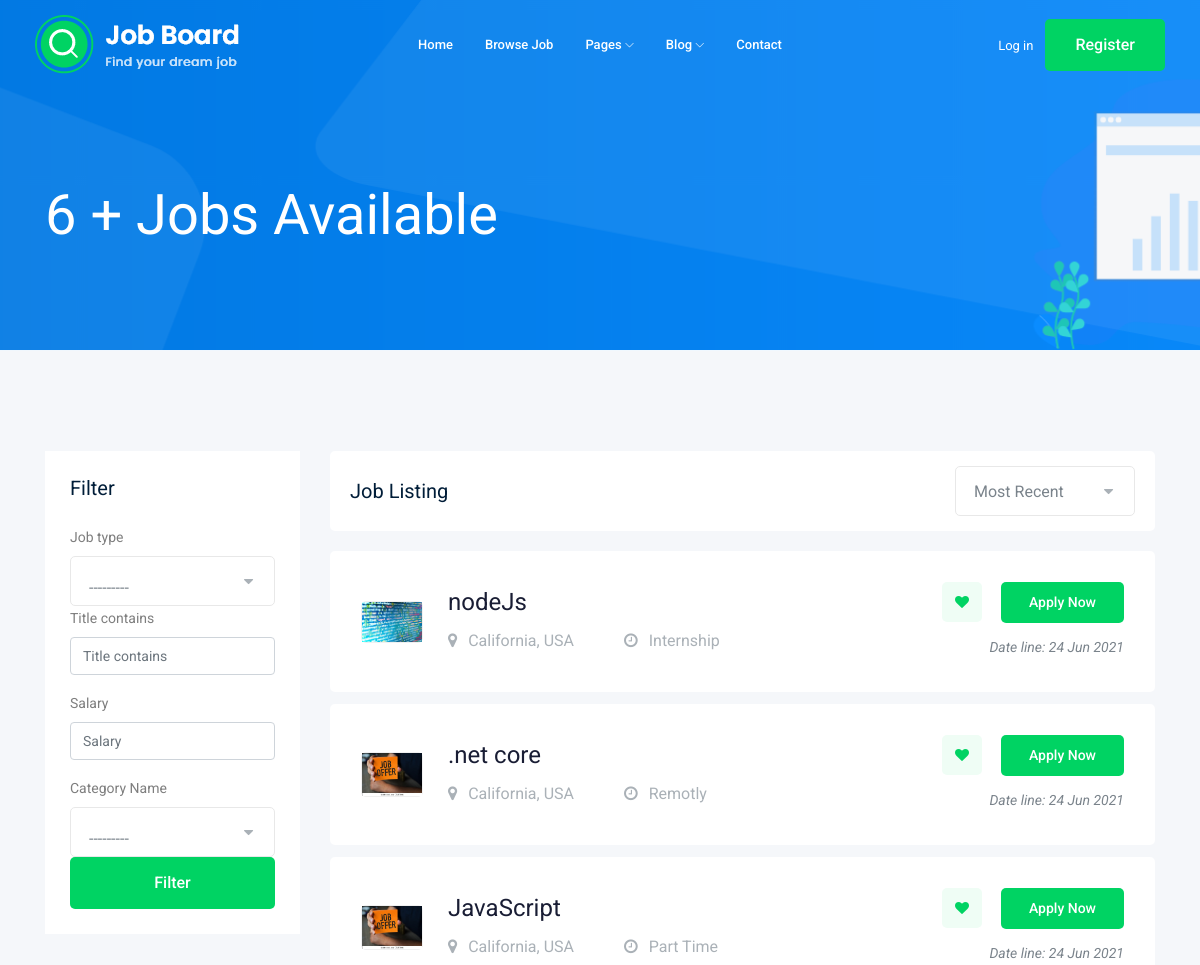
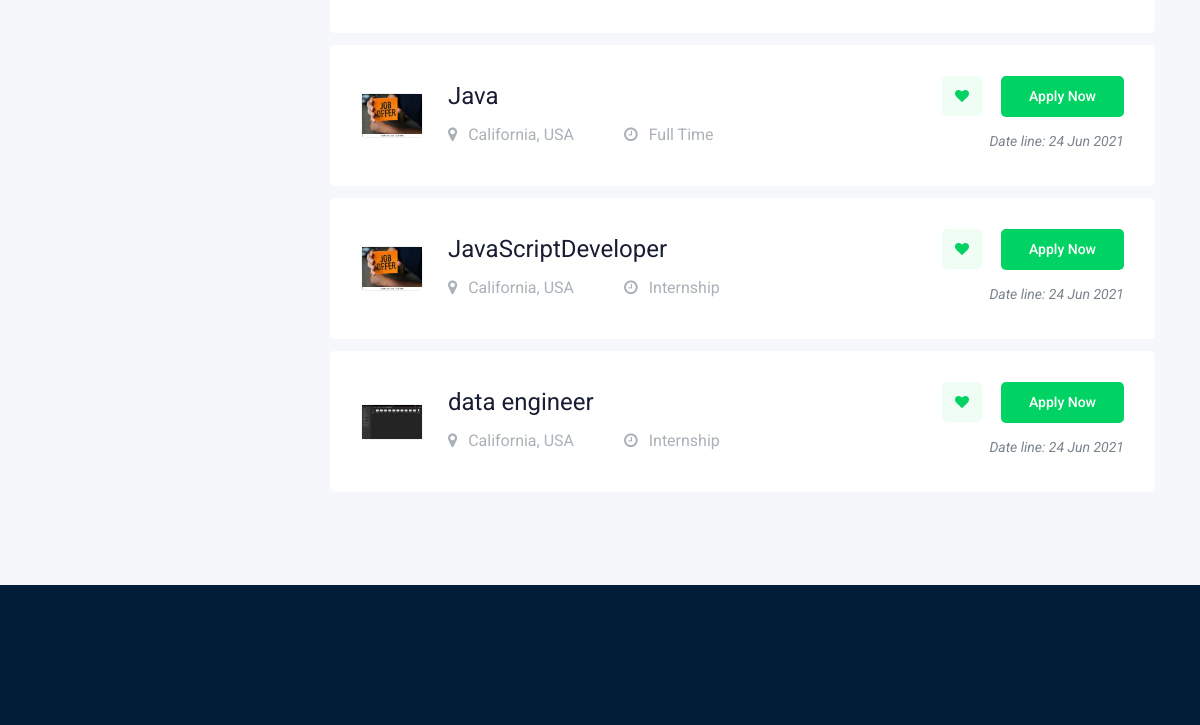
The app's page /jobs/ (upper part), older data (2 pictures, top to bottom).
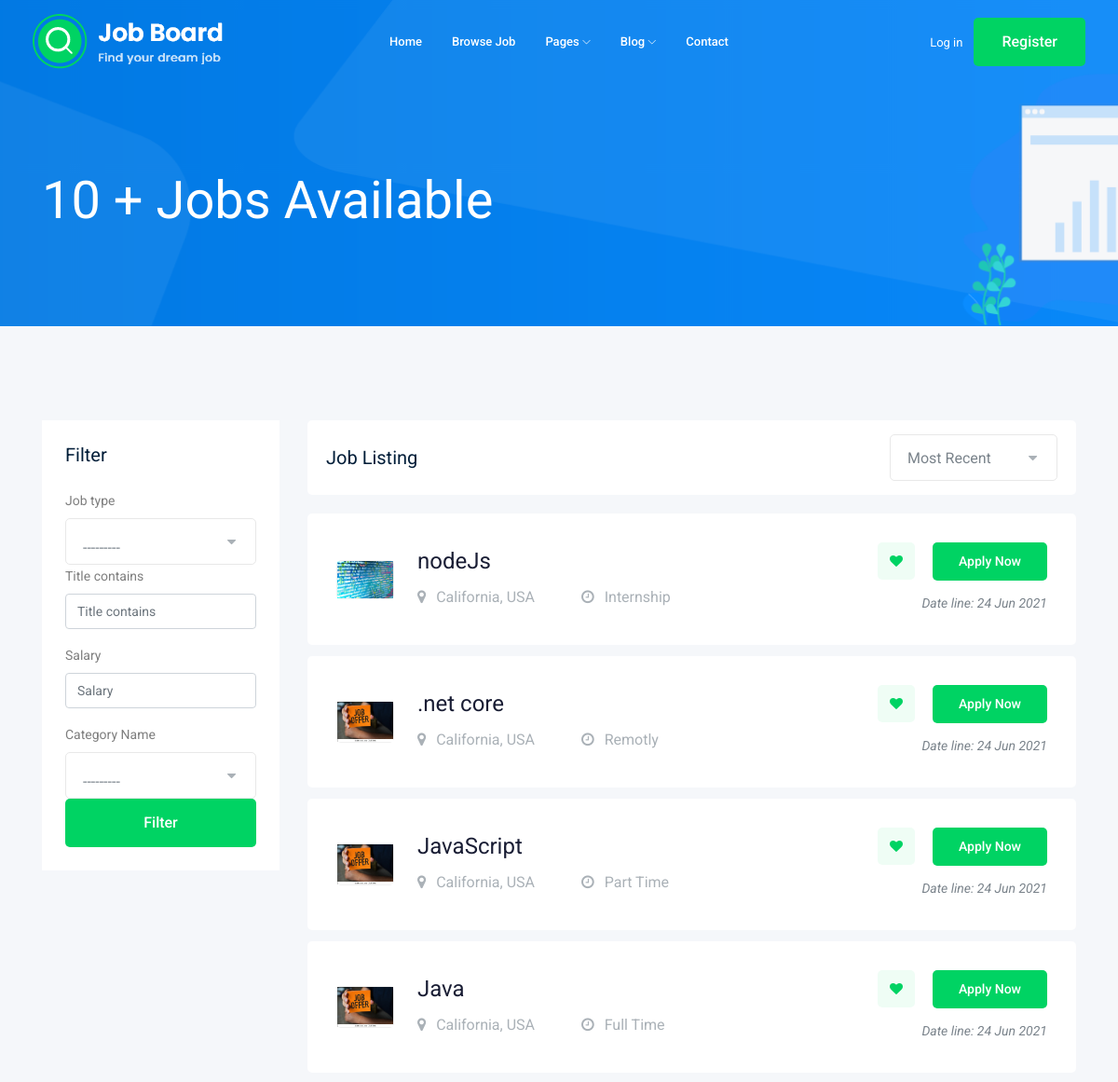
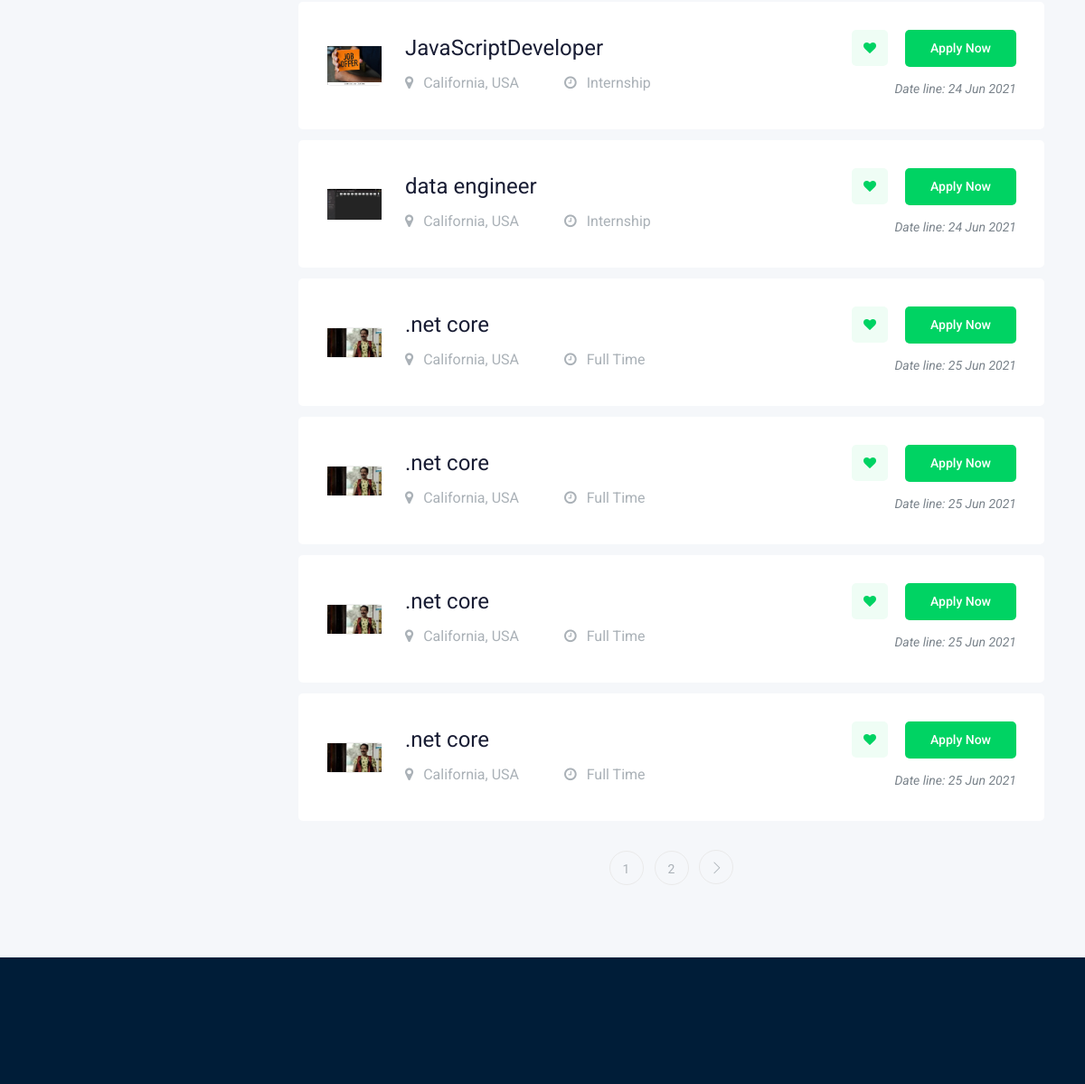
The same page, newer data (2 pictures, top to bottom).
### job/models.py (models this page shows, shortened)
class Job(models.Model):
	employer = models.ForeignKey(User,  on_delete=models.CASCADE)
	title = models.CharField(max_length=50)
	job_type = models.CharField(max_length=50,choices = jobType)
	Description = models.TextField(max_length = 1000)
	publishedAt = models.DateTimeField(auto_now=True)
	Vacancy = models.IntegerField(default=1)
	salary = models.IntegerField(default=0)
	exp = models.IntegerField(default=1)
	cat = models.ForeignKey(Category,verbose_name = "Category Name", on_delete=models.CASCADE)
	image = models.ImageField(upload_to="media/jobs/", default='media/default/job-offer-on-orange-note-260nw-752376046.jpg')
	slug = models.SlugField(blank=True,null=True)

### job/views.py (the view)
# urls.py: path('', views.jobList,name="jobList"),
def jobList(request):
        jobs = Job.objects.all()
        myfilter = jobFilter(request.GET,queryset=jobs)
        jobs = myfilter.qs
        paginator = Paginator(jobs,10)
        pNum = request.GET.get("page")
        pObjs = paginator.get_page(pNum)
        return render(request,'job/allJobs.html', {'jobs':pObjs,'filter':myfilter})

### job/models.py (called while the page is built)
    def __str__(self):
	    return self.name

### job/templates/job/allJobs.html (shortened to what the changed rows need)
{% extends 'base.html' %}
{% load bootstrap4 %}
{% block headerElse %}
    <div class="bradcam_area bradcam_bg_1">
        <div class="container">
            <div class="row">
                <div class="col-xl-12">
                    <div class="bradcam_text">
                        <h3>
                            {{jobs|length}} + Jobs Available
                        </h3>
                    </div>
                </div>
            </div>
        </div>
    </div>
{% endblock headerElse %}
{% block body %}
    <div class="job_listing_area plus_padding">
        <div class="container">
            <div class="row">
                <div class="col-lg-9">
                    <div class="job_lists m-0">
                        <div class="row">
                        {% for job in jobs %}
                            <div class="col-lg-12 col-md-12">
                                <div class="single_jobs white-bg d-flex justify-content-between">
                                    <div class="jobs_left d-flex align-items-center">
                                        <div class="thumb">
                                            <img src="{{job.image.url}}" width="60px" alt="">
                                        </div>
                                        <div class="jobs_conetent">
                                            <a href="{% url 'jobs:jobDetail' job.slug %}"><h4>{{job.title}}</h4></a>
                                            <div class="links_locat d-flex align-items-center">
                                                <div class="location">
                                                    <p> <i class="fa fa-map-marker"></i> California, USA</p>
                                                </div>
                                                <div class="location">
                                                    <p> <i class="fa fa-clock-o"></i> {{job.job_type}}</p>
                                                </div>
                                            </div>
                                        </div>
                                    </div>
                                    <div class="jobs_right">
                                        <div class="apply_now">
                                            <a class="heart_mark" href="#"> <i class="fa fa-heart"></i> </a>
                                            <a href="{% url 'jobs:jobDetail' job.slug %}" class="boxed-btn3">Apply Now</a>
                                        </div>
                                        <div class="date">
                                            <p>Date line: {{job.publishedAt |date:'d M o'}}</p>
                                        </div>
                                    </div>
                                </div>
                            </div>
                            {% endfor %}
                        </div>
                        <div class="row">
                            <div class="col-lg-12">
                                {% if jobs.has_other_pages %}
                                    <div class="pagination_wrap">
                                        <ul>
                                            {% for job in jobs.paginator.page_range %}
                                                <li><a href="?page={{job}}"><span>{{job}}</span></a></li>
                                            {% endfor %}
                                            {% if jobs.has_next %}
                                                <li><a href="?page={{jobs.next_page_number}}"> <i class="ti-angle-right"></i> </a></li>
                                            {% endif %}
                                        </ul>
                                    </div>
                                {% endif %}
                            </div>
                        </div>
                    </div>
                </div>
            </div>
        </div>
    </div>
{% endblock body %}

Row changes from the older to the newer data that the page shows:
added Job: image (picture), title ".net core", job_type "Full Time", publishedAt "25 Jun 2021"
added Job: image (picture), title ".net core", job_type "Full Time", publishedAt "25 Jun 2021"
added Job: image (picture), title ".net core", job_type "Full Time", publishedAt "25 Jun 2021"
added Job: image (picture), title ".net core", job_type "Full Time", publishedAt "25 Jun 2021"
Text that changed along with them:
{{ jobs|length }}: "6" → "10"
new list line: "1"
new list line: "2"
